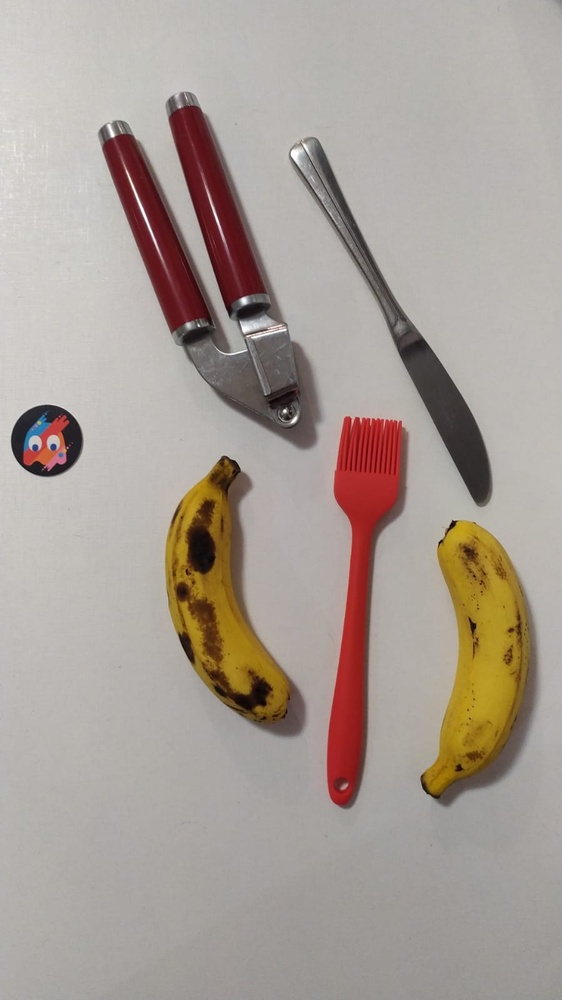
#> input picture coin/src/example.jpeg, 562 x 1000 px, shrunk from 899 x 1599 before the run
$ python object_size.py --image example.jpeg --width 1.0
#> lines starting #> are read from the running program, lines starting #| are printed output that depends on the picture; after the words box and inside, x2 and y2 are one past the last pixel; in counts of white or black regions, pixels touching at a corner belong together
# import the necessary packages
from scipy.spatial import distance as dist
from imutils import perspective
from imutils import contours
import numpy as np
import argparse
import imutils
import cv2
def midpoint(ptA, ptB):
	return ((ptA[0] + ptB[0]) * 0.5, (ptA[1] + ptB[1]) * 0.5)
# construct the argument parse and parse the arguments
ap = argparse.ArgumentParser()
ap.add_argument("-i", "--image", required=True,
	help="path to the input image")
ap.add_argument("-w", "--width", type=float, required=True,
	help="width of the left-most object in the image (in inches)")
args = vars(ap.parse_args())

# load the image, convert it to grayscale, and blur it slightly
image = cv2.imread(args["image"])
#> image is the input picture: shape (1000, 562, 3); mean B, G, R 150.6, 158.2, 168.7
gray = cv2.cvtColor(image, cv2.COLOR_BGR2GRAY)
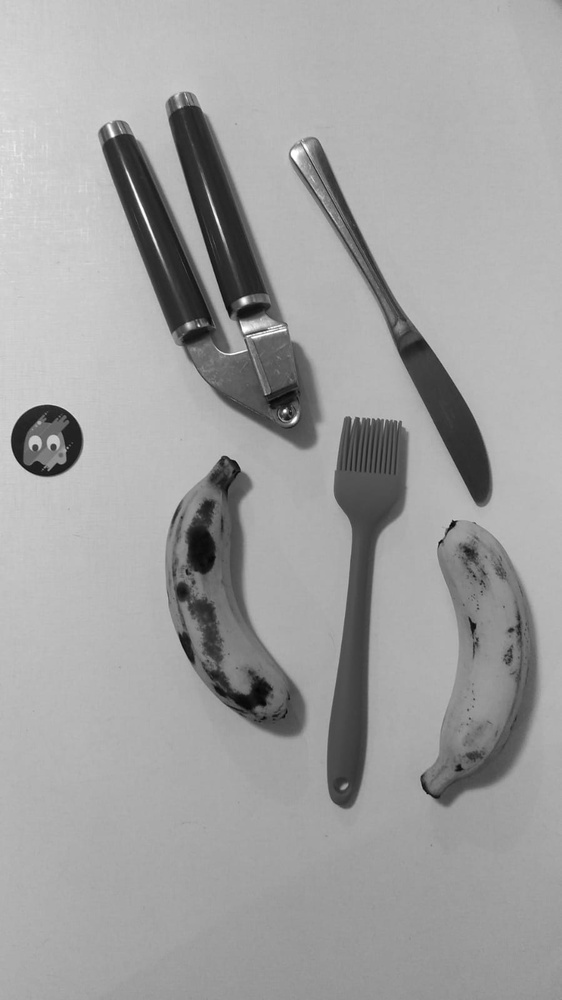
#> gray: shape (1000, 562); min 5, max 255, mean 160.5
gray = cv2.GaussianBlur(gray, (7, 7), 0)
# perform edge detection, then perform a dilation + erosion to
# close gaps in between object edges
edged = cv2.Canny(gray, 50, 100)
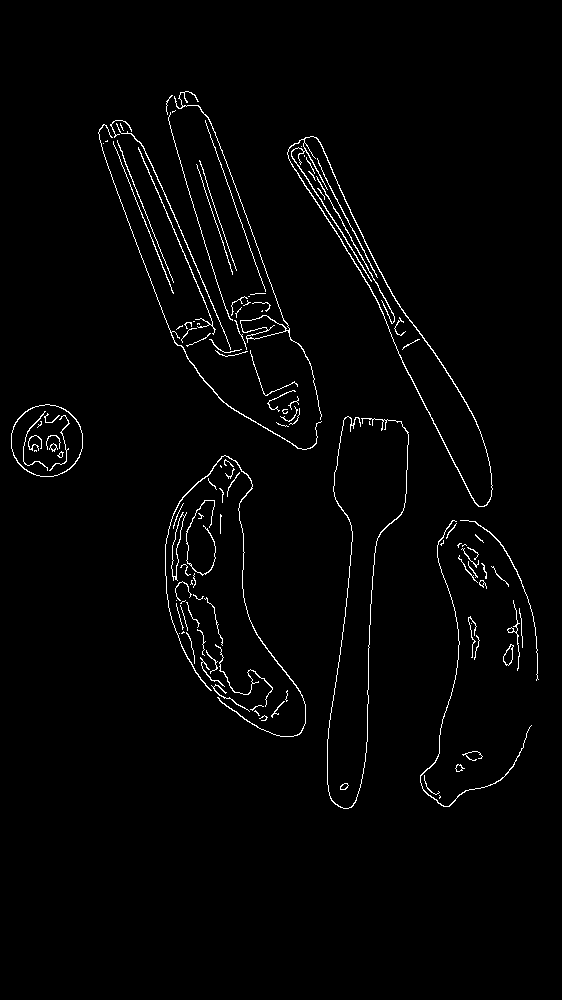
#> edged: shape (1000, 562); 1.9% white in thin lines or dots, all inside (x1, y1, x2, y2) = (11, 91, 539, 809)
edged = cv2.dilate(edged, None, iterations=1)
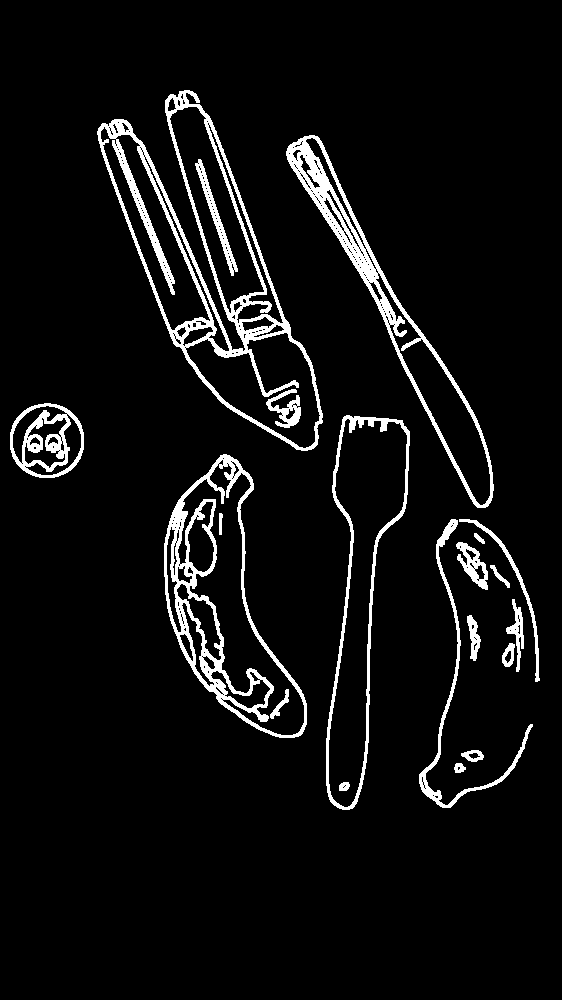
#> edged: shape (1000, 562); 6.2% white; 20 white regions, largest, box (x1, y1, x2, y2) and area: (97, 90, 323, 451) 10180, (164, 454, 307, 738) 6840, (286, 135, 494, 508) 6098
edged = cv2.erode(edged, None, iterations=1)
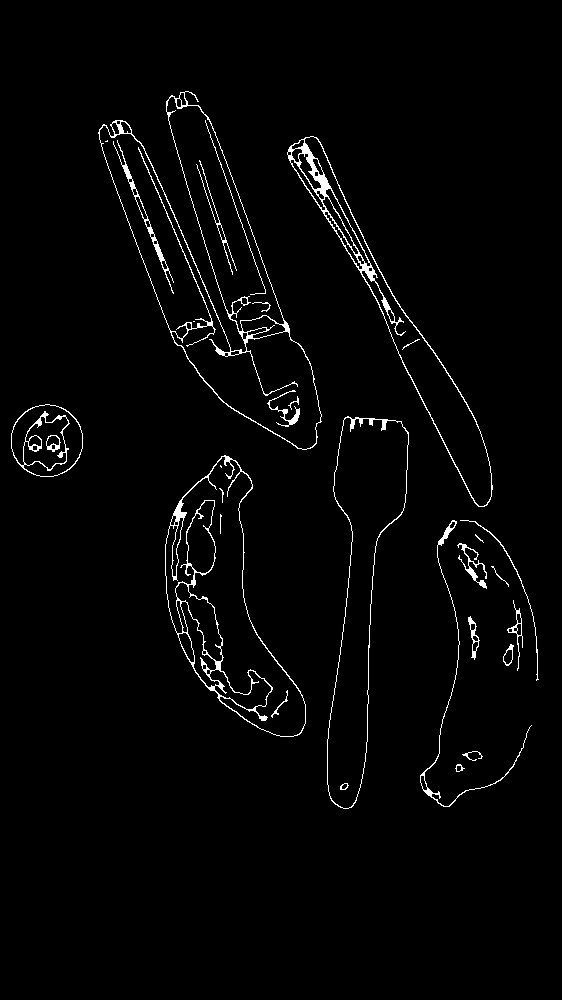
#> edged: shape (1000, 562); 2.2% white in thin lines or dots, all inside (x1, y1, x2, y2) = (11, 91, 539, 809)
# find contours in the edge map
cnts = cv2.findContours(edged.copy(), cv2.RETR_EXTERNAL,
	cv2.CHAIN_APPROX_SIMPLE)
#> cnts = 15 contours, 3 with area under 20; largest, box (x1, y1, x2, y2) and area: (98, 91, 322, 450) 31320, (165, 455, 306, 737) 19724, (327, 416, 409, 809) 15490, (287, 136, 493, 507) 11438, (11, 404, 83, 477) 4066
cnts = imutils.grab_contours(cnts)
# sort the contours from left-to-right and initialize the
# 'pixels per metric' calibration variable
(cnts, _) = contours.sort_contours(cnts)
pixelsPerMetric = None
